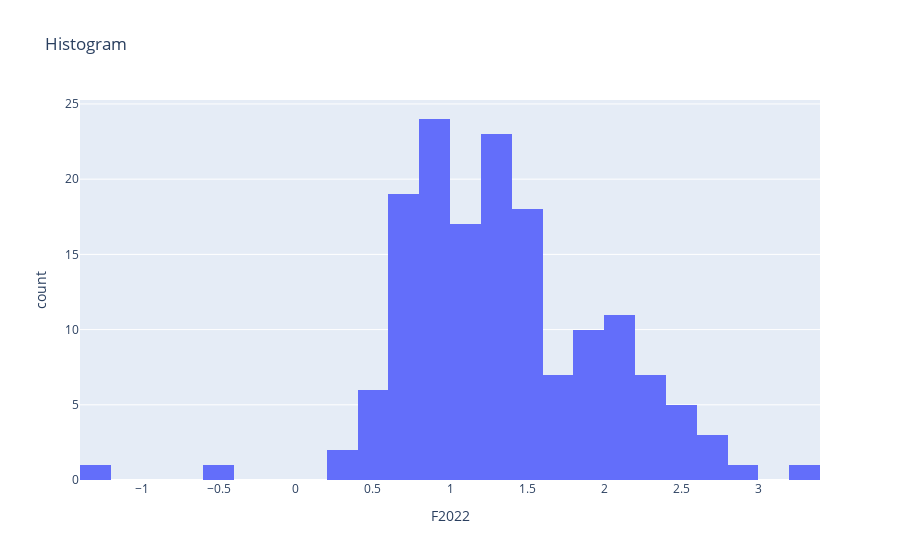

Notebook source saved alongside this figure:
### Markdown cell above
#### Distribution of Temperature Changes in 2022

### Code cell
fig = px.histogram(
    data_cleaned, x="F2022", nbins=30, title="Histogram",
)
fig.show()

### Figure 1 — Plotly figure (JSON) as saved in the notebook; plotly's stock layout.template omitted (floating-point values rounded to 4 significant figures; data arrays with more than 128 entries replaced by an {"elided": "..."} marker saying what was removed)
{"data": [{"alignmentgroup": "True", "bingroup": "x", "hovertemplate": "F2022=%{x}<br>count=%{y}<extra></extra>", "legendgroup": "", "marker": {"color": "#636efa", "pattern": {"shape": ""}}, "name": "", "nbinsx": 30, "offsetgroup": "", "orientation": "v", "showlegend": false, "type": "histogram", "x": {"elided": "156 float values"}, "xaxis": "x", "yaxis": "y"}], "layout": {"barmode": "relative", "legend": {"tracegroupgap": 0}, "title": {"text": "Histogram"}, "xaxis": {"anchor": "y", "domain": [0, 1], "title": {"text": "F2022"}}, "yaxis": {"anchor": "x", "domain": [0, 1], "title": {"text": "count"}}}}
